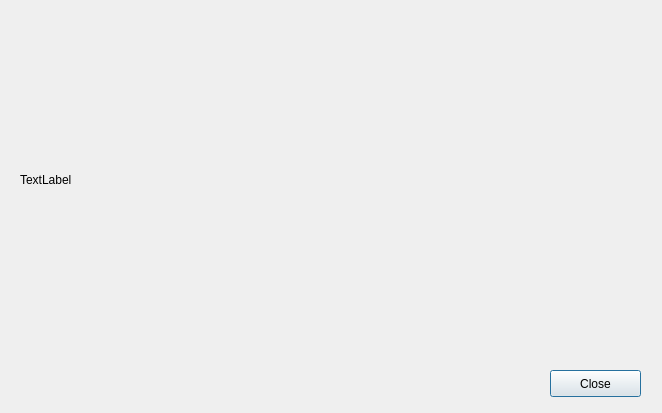
<?xml version="1.0" encoding="UTF-8"?>
<ui version="4.0">
 <class>AboutDialog</class>
 <widget class="QDialog" name="AboutDialog">
  <property name="geometry">
   <rect>
    <x>0</x>
    <y>0</y>
    <width>662</width>
    <height>413</height>
   </rect>
  </property>
  <property name="windowTitle">
   <string>About CamDoMachine</string>
  </property>
  <widget class="QLabel" name="aboutLabel">
   <property name="geometry">
    <rect>
     <x>20</x>
     <y>10</y>
     <width>621</width>
     <height>341</height>
    </rect>
   </property>
   <property name="text">
    <string>TextLabel</string>
   </property>
   <property name="textFormat">
    <enum>Qt::RichText</enum>
   </property>
   <property name="openExternalLinks">
    <bool>true</bool>
   </property>
  </widget>
  <widget class="QPushButton" name="closeButton">
   <property name="geometry">
    <rect>
     <x>550</x>
     <y>370</y>
     <width>91</width>
     <height>27</height>
    </rect>
   </property>
   <property name="text">
    <string>Close</string>
   </property>
  </widget>
 </widget>
 <resources/>
 <connections/>
</ui>
